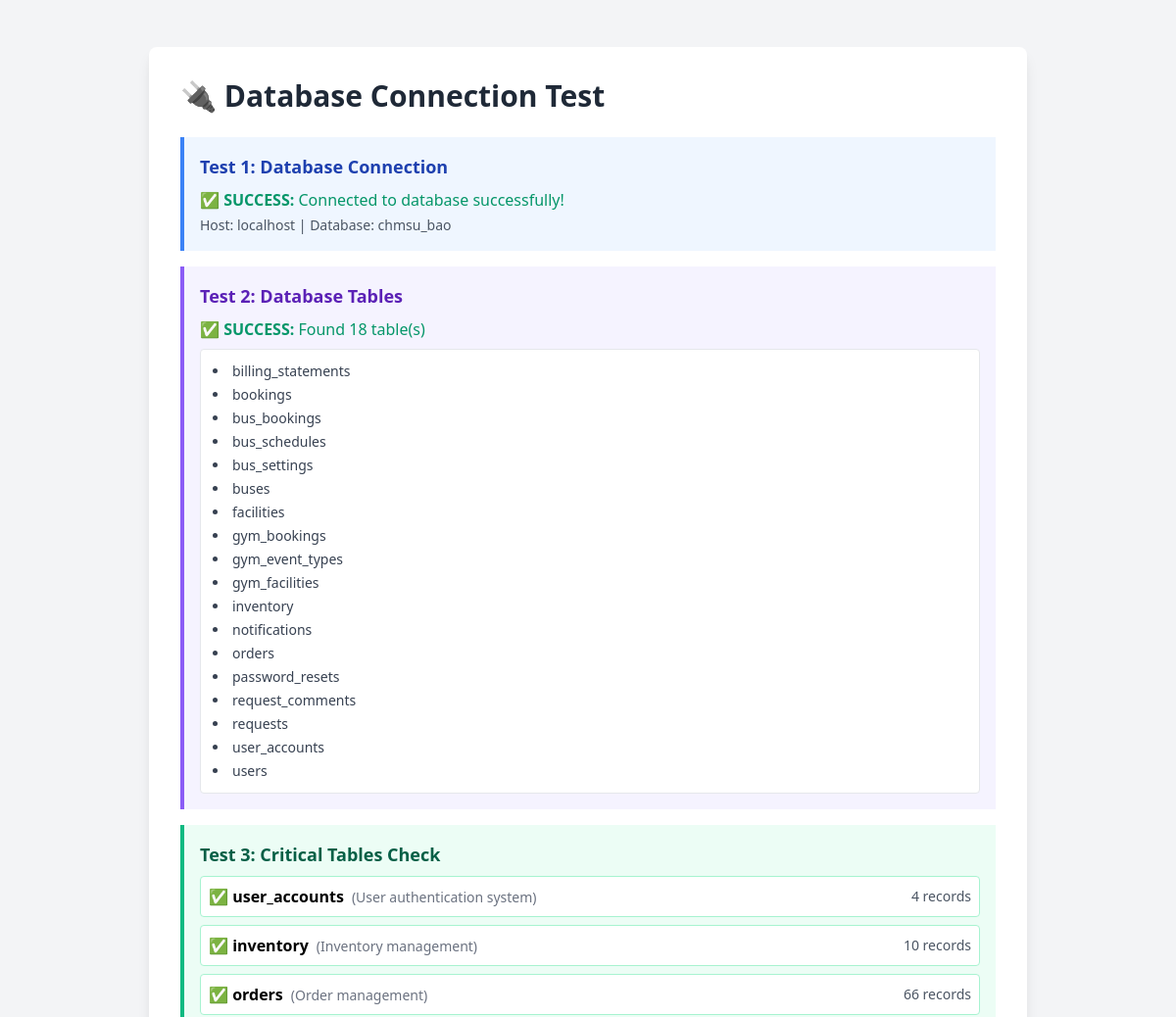
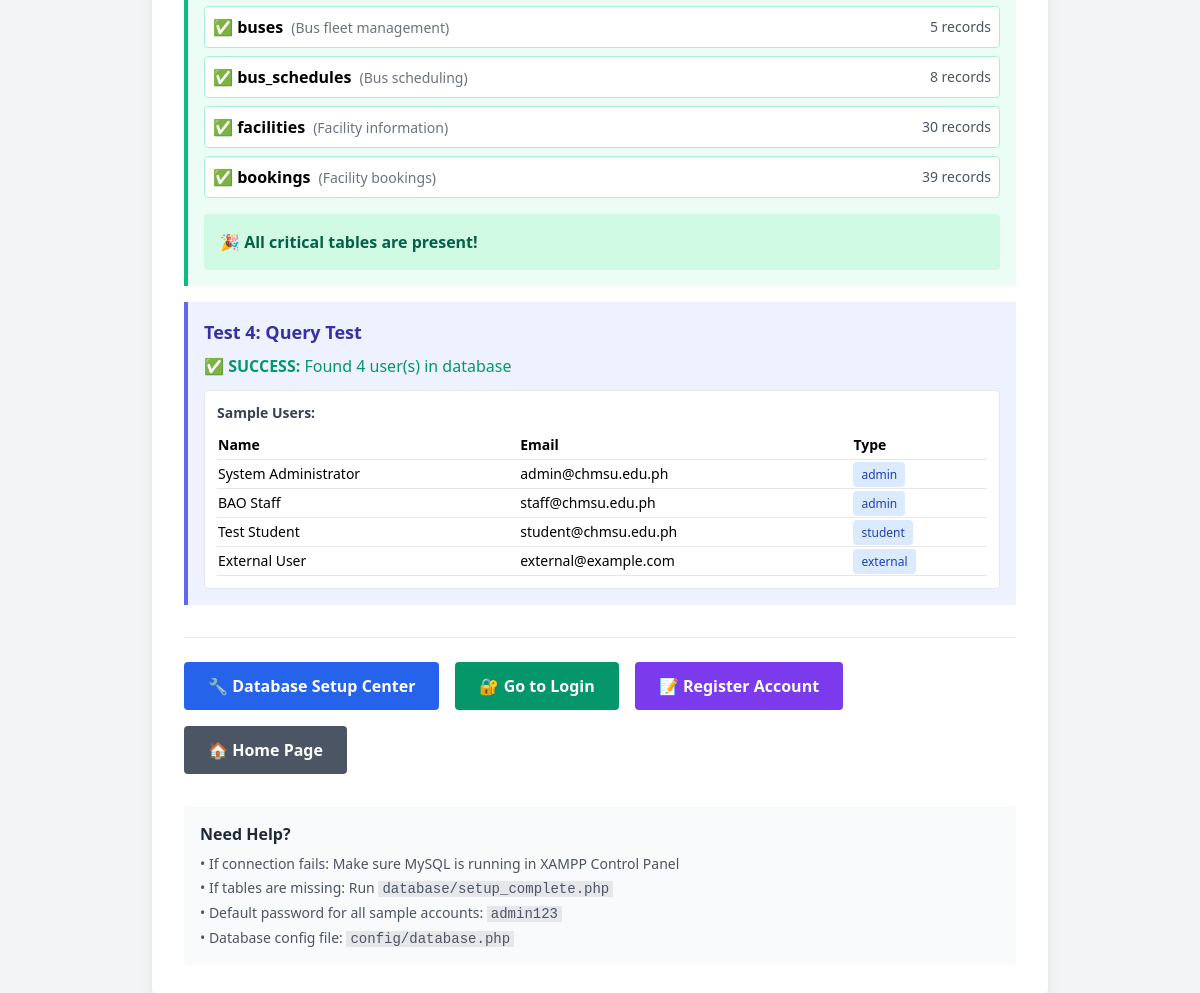
The page /test_database.php (signed in) on the database its author committed (2 pictures, top to bottom).
### tables this page shows
CREATE TABLE IF NOT EXISTS user_accounts (
    id INT PRIMARY KEY AUTO_INCREMENT,
    name VARCHAR(255) NOT NULL,
    email VARCHAR(255) UNIQUE NOT NULL,
    password VARCHAR(255) NOT NULL,
    user_type ENUM('admin', 'staff', 'student', 'external') NOT NULL,
    organization VARCHAR(255) NULL,
    status ENUM('active', 'inactive', 'suspended') DEFAULT 'active',
    created_at TIMESTAMP DEFAULT CURRENT_TIMESTAMP,
    updated_at TIMESTAMP DEFAULT CURRENT_TIMESTAMP ON UPDATE CURRENT_TIMESTAMP
);

### test_database.php (the view, shortened to what this page needs)
<!DOCTYPE html>
<html lang="en">
<head>
    <link href="https://cdn.jsdelivr.net/npm/tailwindcss@2.2.19/dist/tailwind.min.css" rel="stylesheet">
</head>
<body class="bg-gray-100 min-h-screen py-12 px-4">
    <div class="max-w-4xl mx-auto">
        <div class="bg-white rounded-lg shadow-lg p-8">
            <h1 class="text-3xl font-bold text-gray-800 mb-6">🔌 Database Connection Test</h1>
            <?php
            require_once 'config/database.php';
            echo "<div class='space-y-4'>";
            echo "<div class='border-l-4 border-blue-500 bg-blue-50 p-4'>";
            echo "<h2 class='font-bold text-lg text-blue-800 mb-2'>Test 1: Database Connection</h2>";
            if ($conn && !$conn->connect_error) {
                echo "<p class='text-green-600'>✅ <strong>SUCCESS:</strong> Connected to database successfully!</p>";
                echo "<p class='text-sm text-gray-600 mt-1'>Host: localhost | Database: chmsu_bao</p>";
            }
            echo "</div>";
            echo "<div class='border-l-4 border-purple-500 bg-purple-50 p-4'>";
            echo "<h2 class='font-bold text-lg text-purple-800 mb-2'>Test 2: Database Tables</h2>";
            $result = $conn->query("SHOW TABLES");
            if ($result) {
                $tables = [];
                while ($row = $result->fetch_array()) {
                    $tables[] = $row[0];
                }
                if (count($tables) > 0) {
                    echo "<p class='text-green-600 mb-2'>✅ <strong>SUCCESS:</strong> Found " . count($tables) . " table(s)</p>";
                    echo "<div class='bg-white p-3 rounded border'>";
                    echo "<ul class='list-disc list-inside text-sm text-gray-700 space-y-1'>";
                    foreach ($tables as $table) {
                        echo "<li>$table</li>";
                    }
                    echo "</ul>";
                    echo "</div>";
                }
            } else {
                echo "<p class='text-red-600'>❌ <strong>FAILED:</strong> Could not retrieve tables</p>";
            }
            echo "</div>";
            echo "<div class='border-l-4 border-green-500 bg-green-50 p-4'>";
            echo "<h2 class='font-bold text-lg text-green-800 mb-2'>Test 3: Critical Tables Check</h2>";
            $critical_tables = [
                'user_accounts' => 'User authentication system',
                'inventory' => 'Inventory management',
                'orders' => 'Order management',
                'buses' => 'Bus fleet management',
                'bus_schedules' => 'Bus scheduling',
                'facilities' => 'Facility information',
                'bookings' => 'Facility bookings'
            ];
            $missing_tables = [];
            $found_tables = [];
            echo "<div class='space-y-2'>";
            foreach ($critical_tables as $table => $description) {
                $result = $conn->query("SHOW TABLES LIKE '$table'");
                if ($result && $result->num_rows > 0) {
                    $count_result = $conn->query("SELECT COUNT(*) as count FROM `$table`");
                    $count = $count_result ? $count_result->fetch_assoc()['count'] : 0;
                    echo "<div class='flex items-center justify-between p-2 bg-white rounded border border-green-200'>";
                    echo "<div>";
                    echo "<span class='text-green-600'>✅</span> ";
                    echo "<span class='font-semibold'>$table</span>";
                    echo "<span class='text-gray-500 text-sm ml-2'>($description)</span>";
                    echo "</div>";
                    echo "<span class='text-gray-600 text-sm'>$count records</span>";
                    echo "</div>";
                    $found_tables[] = $table;
                }
            }
            echo "</div>";
            if (count($missing_tables) > 0) {
                echo "<div class='mt-4 p-4 bg-red-100 rounded'>";
                echo "<p class='text-red-800 font-semibold'>⚠️ Missing Tables: " . count($missing_tables) . "</p>";
                echo "<p class='text-sm text-red-700 mt-2'>Please run the database setup to create missing tables.</p>";
                echo "<a href='database/setup_complete.php' class='inline-block mt-3 bg-red-600 text-white font-bold py-2 px-4 rounded hover:bg-red-700'>Run Database Setup</a>";
                echo "</div>";
            } else {
                echo "<div class='mt-4 p-4 bg-green-100 rounded'>";
                echo "<p class='text-green-800 font-semibold'>🎉 All critical tables are present!</p>";
                echo "</div>";
            }
            echo "</div>";
            if (in_array('user_accounts', $found_tables)) {
                echo "<div class='border-l-4 border-indigo-500 bg-indigo-50 p-4'>";
                echo "<h2 class='font-bold text-lg text-indigo-800 mb-2'>Test 4: Query Test</h2>";
                $result = $conn->query("SELECT COUNT(*) as count FROM user_accounts");
                if ($result) {
                    $row = $result->fetch_assoc();
                    echo "<p class='text-green-600'>✅ <strong>SUCCESS:</strong> Found {$row['count']} user(s) in database</p>";
                    if ($row['count'] > 0) {
                        $users = $conn->query("SELECT name, email, user_type FROM user_accounts LIMIT 5");
                        if ($users && $users->num_rows > 0) {
                            echo "<div class='mt-3 bg-white p-3 rounded border'>";
                            echo "<p class='text-sm font-semibold text-gray-700 mb-2'>Sample Users:</p>";
                            echo "<table class='w-full text-sm'>";
                            echo "<tr class='border-b'><th class='text-left py-1'>Name</th><th class='text-left py-1'>Email</th><th class='text-left py-1'>Type</th></tr>";
                            while ($user = $users->fetch_assoc()) {
                                echo "<tr class='border-b'>";
                                echo "<td class='py-1'>" . htmlspecialchars($user['name']) . "</td>";
                                echo "<td class='py-1'>" . htmlspecialchars($user['email']) . "</td>";
                                echo "<td class='py-1'><span class='bg-blue-100 text-blue-800 px-2 py-1 rounded text-xs'>" . htmlspecialchars($user['user_type']) . "</span></td>";
                                echo "</tr>";
                            }
                            echo "</table>";
                            echo "</div>";
                        }
                    } else {
                        echo "<p class='text-yellow-600 mt-2'>⚠️ No users found. Run setup to create sample users.</p>";
                    }
                } else {
                    echo "<p class='text-red-600'>❌ <strong>FAILED:</strong> Could not query user_accounts table</p>";
                }
                echo "</div>";
            }
            echo "</div>";
            ?>
            <div class="mt-8 pt-6 border-t flex flex-wrap gap-4">
                <a href="database/index.php" class="bg-blue-600 text-white font-bold py-3 px-6 rounded hover:bg-blue-700 transition">
                    🔧 Database Setup Center
                </a>
                <a href="login.php" class="bg-green-600 text-white font-bold py-3 px-6 rounded hover:bg-green-700 transition">
                    🔐 Go to Login
                </a>
                <a href="register.php" class="bg-purple-600 text-white font-bold py-3 px-6 rounded hover:bg-purple-700 transition">
                    📝 Register Account
                </a>
                <a href="index.php" class="bg-gray-600 text-white font-bold py-3 px-6 rounded hover:bg-gray-700 transition">
                    🏠 Home Page
                </a>
            </div>
            <div class="mt-8 p-4 bg-gray-50 rounded">
                <h3 class="font-bold text-gray-800 mb-2">Need Help?</h3>
                <ul class="text-sm text-gray-600 space-y-1">
                    <li>• If connection fails: Make sure MySQL is running in XAMPP Control Panel</li>
                    <li>• If tables are missing: Run <code class="bg-gray-200 px-1">database/setup_complete.php</code></li>
                    <li>• Default password for all sample accounts: <code class="bg-gray-200 px-1">admin123</code></li>
                    <li>• Database config file: <code class="bg-gray-200 px-1">config/database.php</code></li>
                </ul>
            </div>
        </div>
    </div>
</body>
</html>

### rows shown on the page
user_accounts: name "System Administrator", email "admin@chmsu.edu.ph", user_type "admin"
user_accounts: name "BAO Staff", email "staff@chmsu.edu.ph", user_type "admin"
user_accounts: name "Test Student", email "student@chmsu.edu.ph", user_type "student"
user_accounts: name "External User", email "external@example.com", user_type "external"

### other values the page prints
count($tables) "18"
$table "billing_statements"
$table "bookings"
$table "bus_bookings"
$table "bus_schedules"
$table "bus_settings"
$table "buses"
$table "facilities"
$table "gym_bookings"
$table "gym_event_types"
$table "gym_facilities"
$table "inventory"
$table "notifications"
$table "orders"
$table "password_resets"
